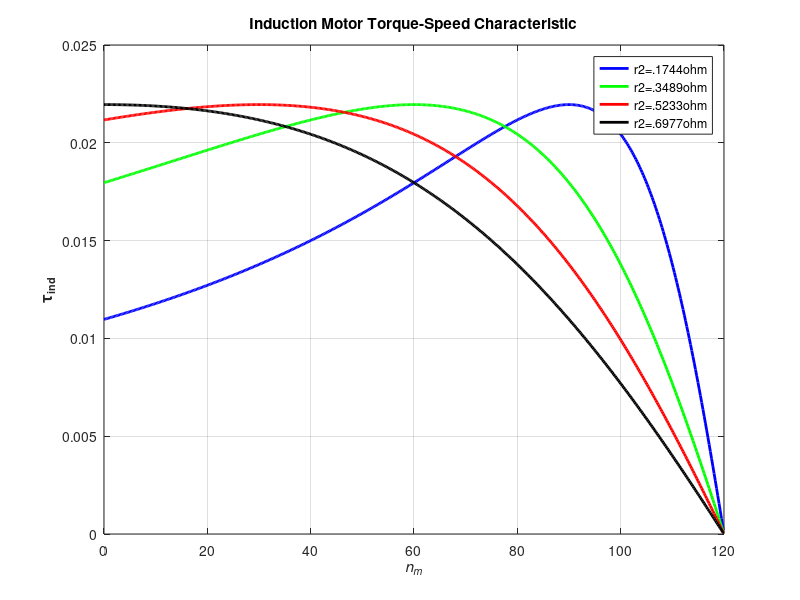

Source code (MATLAB):
function variable_rotor_resistance
r1 = input("stator resistance:");                 % Stator resistance
x1 = input("Stator reactance:");                  % Stator reactance
x2 = input("Rotor reactance:");                   % Rotor reactance
xm = input("Magnetization branch reactance:");    % Magnetization branch reactance
v_phase = input("Applied line voltage:") / sqrt(3);    % Phase voltage
f=input("frequency:");
Poles=input("Poles:");

n_sync = 120*f/Poles;              % Synchronous speed (r/min)
w_sync = n_sync*2*pi/60;             % Synchronous speed (rad/s)

% Calculate the Thevenin voltage and impedance from Equations
% 7-41a and 7-43.
v_th = v_phase * ( xm / sqrt(r1^2 + (x1 + xm)^2) );
z_th = ((1i*xm) * (r1 + 1i*x1)) / (r1 + 1i*(x1 + xm));
r_th = real(z_th);
x_th = imag(z_th);
r2_max = sqrt(r_th^2+(x_th+x2)^2); %when S_max=1
r2=0:(r2_max/4):r2_max;
disp(r2);
    
    % Now calculate the torque-speed characteristic for many
    % slips between 0 and 1.  Note that the first slip value 
    % is set to 0.001 instead of exactly 0 to avoid divide-
    % by-zero problems.
     s = (0:.1:50) / 50;           % Slip
     s(1) = 0.001;
     nm = (1 - s) * n_sync;       % Mechanical speed rpm
     wm = (1-s) * w_sync;         % Mechanical speed rps
     

%when r2=r2(2)
    for ii = 1:length(s)
        t_ind1(ii) = (3 * v_th^2 * r2(2) / s(ii)) / ...
            (w_sync * ((r_th + r2(2)/s(ii))^2 + (x_th + x2)^2) );
    end

    plot(nm,t_ind1,'Color','b','LineWidth',2.0);
    %axis([0 1850 0 800]);
    xlabel('\itn_{m}','Fontweight','Bold');
    ylabel('\tau_{ind}','Fontweight','Bold');
    title ('Induction Motor Torque-Speed Characteristic','Fontweight','Bold');
    grid on;
    hold on;
    
%when r2=r2(3)
    for ii = 1:length(s)
        t_ind1(ii) = (3 * v_th^2 * r2(3) / s(ii)) / ...
            (w_sync * ((r_th + r2(3)/s(ii))^2 + (x_th + x2)^2) );
    end

    plot(nm,t_ind1,'Color','g','LineWidth',2.0);
    %axis([0 1850 0 800]);
    xlabel('\itn_{m}','Fontweight','Bold');
    ylabel('\tau_{ind}','Fontweight','Bold');
    title ('Induction Motor Torque-Speed Characteristic','Fontweight','Bold');
    grid on;
    hold on;
    
 %when r2=r2(4)
    for ii = 1:length(s)
        t_ind1(ii) = (3 * v_th^2 * r2(4) / s(ii)) / ...
            (w_sync * ((r_th + r2(4)/s(ii))^2 + (x_th + x2)^2) );
    end

    plot(nm,t_ind1,'Color','r','LineWidth',2.0);
    %axis([0 1850 0 800]);
    xlabel('\itn_{m}','Fontweight','Bold');
    ylabel('\tau_{ind}','Fontweight','Bold');
    title ('Induction Motor Torque-Speed Characteristic','Fontweight','Bold');
    grid on;
    hold on;
    
 %when r2=r2(5)
    for ii = 1:length(s)
        t_ind1(ii) = (3 * v_th^2 * r2(5) / s(ii)) / ...
            (w_sync * ((r_th + r2(5)/s(ii))^2 + (x_th + x2)^2) );
    end

    plot(nm,t_ind1,'Color','k','LineWidth',2.0);
    %axis([0 1850 0 800]);
    xlabel('\itn_{m}','Fontweight','Bold');
    ylabel('\tau_{ind}','Fontweight','Bold');
    title ('Induction Motor Torque-Speed Characteristic','Fontweight','Bold');
    grid on;
    hold on;
    
    legend('r2=.1744ohm','r2=.3489ohm','r2=.5233ohm','r2=.6977ohm');
    
